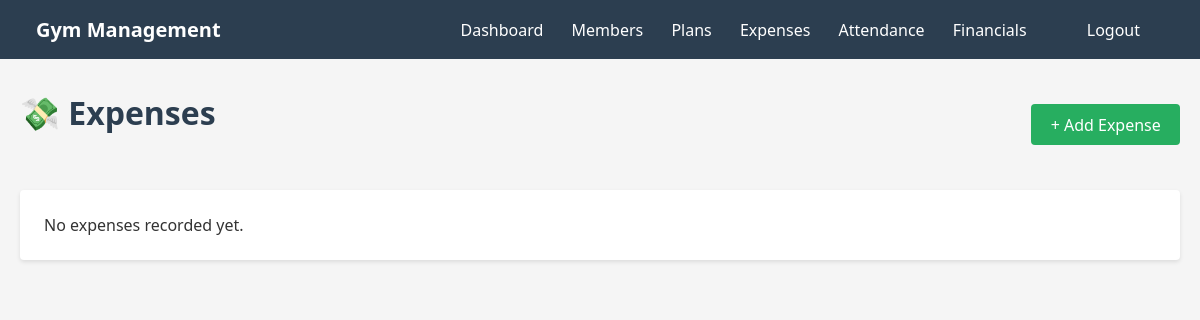
Page /expenses/ (signed in) on the earlier database version.
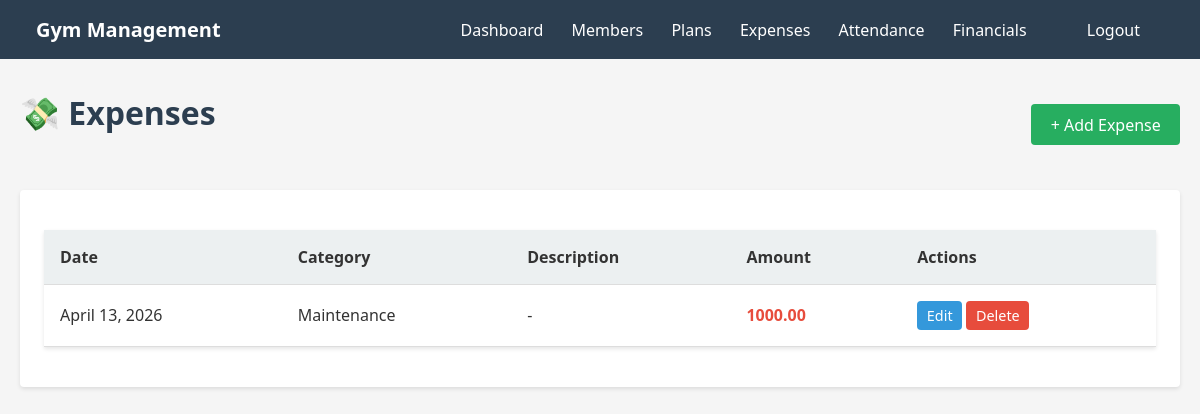
Same page on the later database version.
### base/gym/models.py (models this page shows, shortened)
class Expense(models.Model):
    CATEGORY_CHOICES = [
        ("Utilities", "Utilities"),
        ("Equipment", "Equipment"),
        ("Salary", "Salary"),
        ("Maintenance", "Maintenance"),
        ("Marketing", "Marketing"),
        ("Other", "Other"),
    ]
    date = models.DateField(default=timezone.now)
    amount = models.DecimalField(max_digits=10, decimal_places=2)
    category = models.CharField(max_length=50, choices=CATEGORY_CHOICES, default="Other")
    description = models.TextField(blank=True, null=True)

### base/gym/views/payments.py (the view)
# urls.py: path("expenses/", views.expense_list, name="expense_list"),
@login_required
def expense_list(request):
    expenses = Expense.objects.all().order_by("-date")
    return render(request, "gym/expense_list.html", {"expenses": expenses})

### base/templates/gym/expense_list.html (shortened to what this page needs)
{% extends 'gym/base.html' %}
{% block content %}
<div style="display: flex; justify-content: space-between; align-items: center; margin-bottom: 2rem;">
    <h1>💸 Expenses</h1>
    <a href="{% url 'expense_create' %}" class="btn btn-success">+ Add Expense</a>
</div>
<div class="card">
    {% if expenses %}
    <table>
        <thead>
            <tr>
                <th>Date</th>
                <th>Category</th>
                <th>Description</th>
                <th>Amount</th>
                <th>Actions</th>
            </tr>
        </thead>
        <tbody>
            {% for expense in expenses %}
            <tr>
                <td>{{ expense.date }}</td>
                <td>{{ expense.category }}</td>
                <td>{{ expense.description|default:"-" }}</td>
                <td style="font-weight: bold; color: #e74c3c;">{{ expense.amount }}</td>
                <td>
                    <a href="{% url 'expense_edit' expense.id %}" class="btn"
                        style="padding: 0.3rem 0.6rem; font-size: 0.9rem;">Edit</a>
                    <a href="{% url 'expense_delete' expense.id %}" class="btn btn-danger"
                        style="padding: 0.3rem 0.6rem; font-size: 0.9rem;">Delete</a>
                </td>
            </tr>
            {% endfor %}
        </tbody>
    </table>
    {% else %}
    <p>No expenses recorded yet.</p>
    {% endif %}
</div>
{% endblock %}

Differences in the rows shown:
added Expense: date "April 13, 2026", category "Maintenance", description "-", amount "1000.00"
Other differences:
text no longer shown: "No expenses recorded yet."
text now shown: "Date Category Description Amount Actions"
